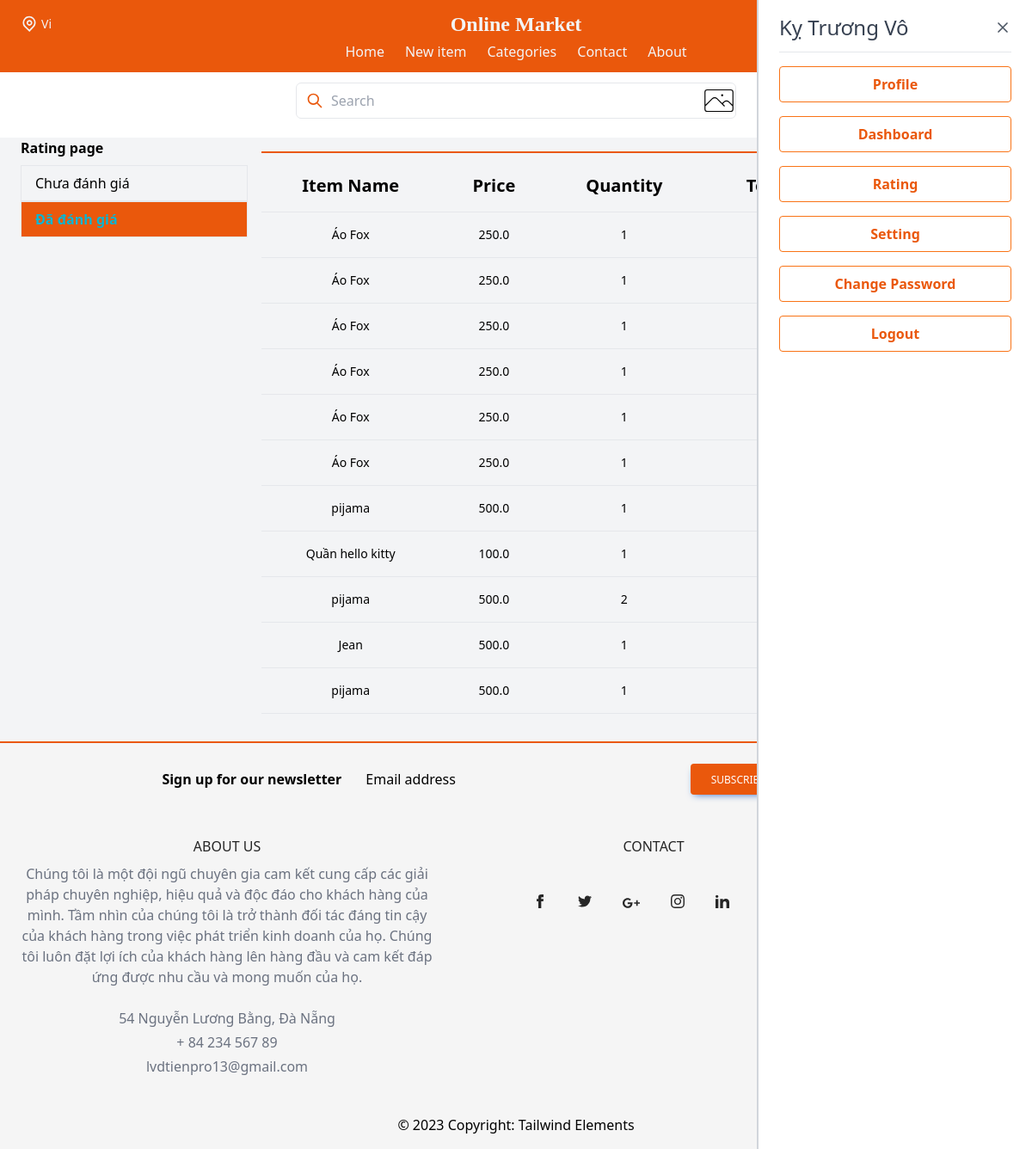
Before: /rating/?rated_type=1 (signed in) with the older database file.
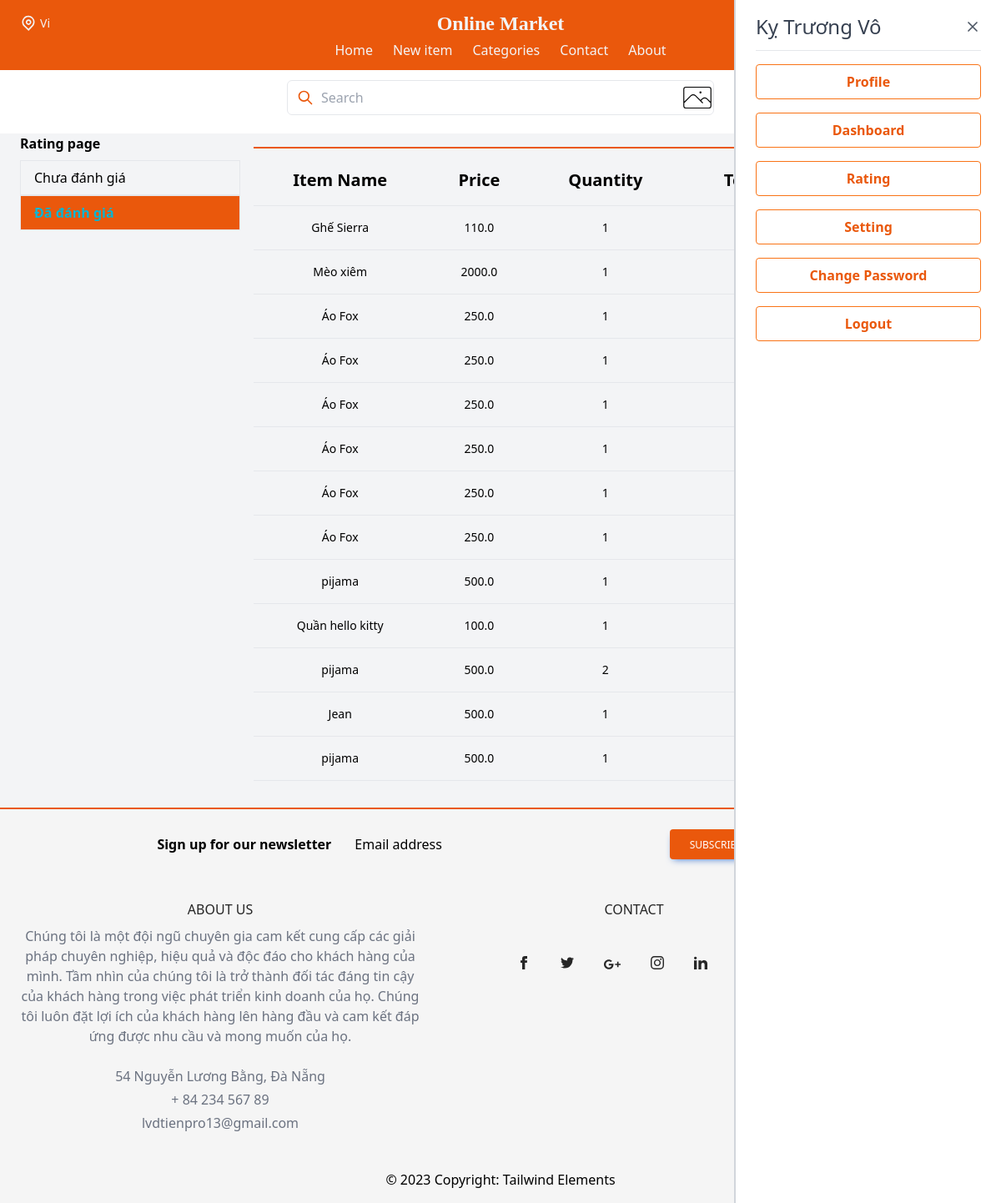
After: the same page with the newer database file.
### item/models.py (models this page shows, shortened)
class OrderItem(models.Model):
    user = models.ForeignKey(User,
                             on_delete=models.CASCADE)
    ordered = models.BooleanField(default=False)
    item = models.ForeignKey(Item, on_delete=models.CASCADE)
    quantity = models.IntegerField(default=1)
    rated = models.BooleanField(default=False)
    def get_total_item_price(self):
        return self.quantity * self.item.price

class Item(models.Model):
    category = models.ForeignKey(Category, related_name='items', on_delete=models.CASCADE)
    name = models.CharField(max_length=255)
    description = models.TextField(blank=True, null=True)
    price = models.FloatField()
    discount_price = models.FloatField(blank=True, null=True)
    image = models.ImageField(upload_to='item_images', blank=True, null=True)
    is_sold = models.BooleanField(default=False)
    average_rating = models.DecimalField(max_digits=3, decimal_places=2, default=0)
    created_by = models.ForeignKey(User, related_name='items', on_delete=models.CASCADE)
    created_at = models.DateTimeField(auto_now_add=True)

### rating/views.py (the view)
# urls.py: path('', views.index, name="index"),
@login_required
def index(request):
    rated_type = request.GET.get('rated_type', 0)
    if int(rated_type)==0:
        items = OrderItem.objects.filter(user=request.user,ordered=True, rated=False).order_by('-id')
    else:
        items = OrderItem.objects.filter(user=request.user,ordered=True, rated=True).order_by('-id')
    items_with_rating = []
    for item in items:
        rating = Rating.objects.filter(order_item=item).first()
        items_with_rating.append({
            'item': item,
            'rating': rating if rating else None,
        })
    return render(request, 'rating/index.html', {
        'items_with_rating':items_with_rating,
        'rated_type':rated_type,
    })

### core/context_processors.py (called while the page is built)
def profile_picture(request):
    if request.user.is_authenticated:
        try:
            profile = Profile.objects.get(user=request.user)
            return {'profile_picture': profile.profileimg.url}
        except Profile.DoesNotExist:
            pass
    return {}

def cart_item_count(request):
    cart_count = 0
    if request.user.is_authenticated:
        order_items = OrderItem.objects.filter(user=request.user, ordered=False)
        cart_count = order_items.count()
    return {'cart_item_count': cart_count}

### rating/templates/rating/index.html (shortened to what this page needs)
{% extends 'core/base.html' %}
{%block content%}
<div class="pb-6 grid grid-cols-4 gap-4 bg-gray-100">
    <div class='col-span-1 ml-6'>
        <p class="font-semibold mb-2">Rating page</p>
        <ul>
             <a href="{%url 'rating:index'%}?rated_type=0">
                <li class="px-4 py-2 w-full border transition duration-200 ease-in-out hover:shadow-md hover:bg-white hover:text-gray-700 ">
                    Chưa đánh giá
                </li>
              </a>
              <a href="{%url 'rating:index'%}?rated_type=1">
                <li class="px-4 py-2 w-full border transition duration-200 ease-in-out hover:shadow-md hover:bg-white hover:text-gray-700 {% if rated_type == '1' %} bg-orange-600 text-cyan-500 font-semibold {% endif %}">
               </li>
             </a>
        </ul>
    </div>
    <div class='col-span-3'>
        <div class="flex flex-col overflow-x-auto  border-t-2 border-orange-600 mt-4">
            <div class="sm:-mx-6 lg:-mx-8">
              <div class="inline-block min-w-full py-2 sm:px-6 lg:px-8">
                <div class="overflow-x-auto">
                  <table class="min-w-full text-center text-sm font-light">
                    <thead class="border-b font-medium dark:border-neutral-500">
                      <tr>
                        <th scope="col" class="px-6 py-4 text-xl">Item Name</th>
                        <th scope="col" class="px-6 py-4 text-xl">Price</th>
                        <th scope="col" class="px-6 py-4 text-xl">Quantity</th>
                        <th scope="col" class="px-6 py-4 text-xl">Total Item Price</th>
                        <th scope="col" class="px-6 py-4 text-xl">Rate</th>
                      </tr>
                    </thead>
                    <tbody>
                        {% for item in items_with_rating %}
                            <tr class="border-b dark:border-neutral-500">
                                <td class="whitespace-nowrap px-6 py-4">{{item.item.item.name}}</td>
                                <td class="whitespace-nowrap px-6 py-4">{{item.item.item.price}}</td>
                                <td class="whitespace-nowrap px-6 py-4">
                                    {{item.item.quantity}}
                                </td>
                                <td class="whitespace-nowrap px-6 py-4">
                                </td>
                                <td class="whitespace-nowrap px-6 py-4">
                                    {% if rated_type == '0' %}
                                        <a href="{%url 'rating:rating'  item.item.id%}" class="bg-orange-600 hover:bg-orange-300 px-6 py-3 rounded-xl text-white">Rating</a>
                                    {% else %}
                                    <div>
                                      <p>{{item.rating.rating}} ★</p>
                                    </div>
                                    {% endif %}
                                </td>
                            </tr>
                            {% empty %}
                            <tr>
                                <td colspan='5'>Empty</td>
                            </tr>
                        {% endfor %}
                    </tbody>
                  </table>
                </div>
              </div>
            </div>
          </div>
    </div>
</div>
{% endblock %}

Changed rows visible on the page:
added OrderItem: item.item.name "Ghế Sierra", item.item.price "110.0", item.quantity "1"
added OrderItem: item.item.name "Mèo xiêm", item.item.price "2000.0", item.quantity "1"
